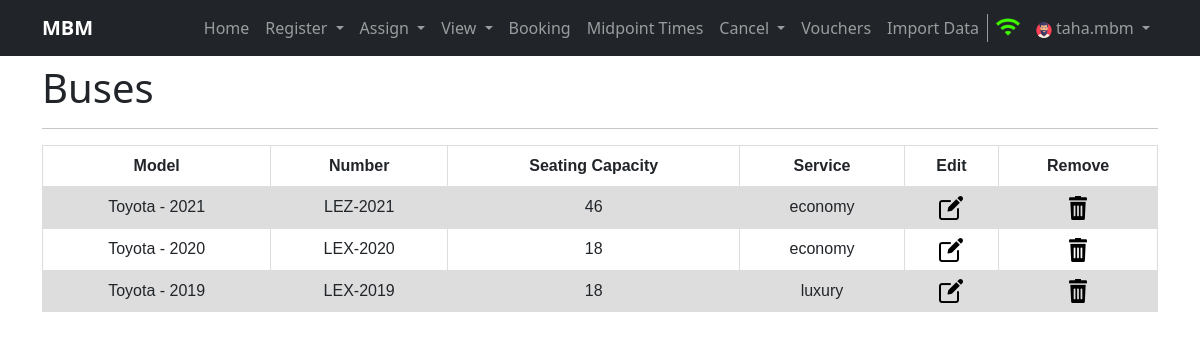
The page /viewbuses (signed in) on the database its author committed.
### home/models.py (models this page shows, shortened)
class Bus(models.Model):
    bus_number = models.CharField(max_length=30, unique=True)
    seating_capacity = models.IntegerField()
    service_type = models.CharField(max_length=100)
    bus_model = models.CharField(max_length=100)
    created = models.DateTimeField(auto_now_add=True, editable=False, null=False, blank=False)
    last_modified = models.DateTimeField(auto_now_add=True, editable=False, null=False, blank=False)
    class Meta:
        verbose_name_plural = 'Bus'

### home/views.py (the view, shortened to what this page needs)
# urls.py: path('viewbuses', views.viewbuses, name='viewbuses'),
def viewbuses(request, bus_id = None):
    if request.user.is_anonymous:
        return redirect('/login')
    Buses = None
    try:
        Buses = Bus.objects.all()
    except Exception as e:
        messages.warning(request, e)
    return render(request, 'buses.html', {'Buses': Buses})

### templates/buses.html (shortened to what this page needs)
{% extends 'base.html' %}
{% block username %}{{ request.user.username }}{% endblock username %}
{%block body%}
{% load static %}
<div class="container my-2">
  <h1>Buses</h1>
  <hr>
</div>
<div class="container">
    <table class="schedule Users">
        <tr>
          <th>Model</th>
          <th>Number</th>
          <th>Seating Capacity</th>
          <th>Service</th>
          <th>Edit</th>
          <th>Remove</th>
        </tr>
        {% for bus in Buses %}
        <tr class="tr">
          <td>{{bus.bus_model}}</td>
          <td>{{bus.bus_number}}</td>
          <td>{{bus.seating_capacity}}</td>
          <td>{{bus.service_type}}</td>
          <td><a href="{% url 'modifybus' bus_id=bus.id %}"><img src="{% static 'images/edit.png' %}"></a></td>
          <td><a href="{% url 'viewbuses' bus_id=bus.id %}"><img src="{% static 'images/remove.png' %}"></a></td>
        </tr>
        {% endfor %}
      </table>
</div>
{%endblock body%}

### static/css/style.css (style rules this page uses)
.schedule, .seats { font-family: arial, sans-serif; border-collapse: collapse; width: 100%; }
.schedule td, .bookings td, th { border: 1px solid #dddddd; text-align: center; padding: 8px; }
.schedule .tr:nth-child(even) { background-color: #dddddd; }
img { max-width: inherit; width: inherit; }

### rows shown on the page
Bus: bus_model "Toyota - 2021", bus_number "LEZ-2021", seating_capacity "46", service_type "economy"
Bus: bus_model "Toyota - 2020", bus_number "LEX-2020", seating_capacity "18", service_type "economy"
Bus: bus_model "Toyota - 2019", bus_number "LEX-2019", seating_capacity "18", service_type "luxury"

### other values the page prints
{{ request.user.username }} "taha.mbm"
